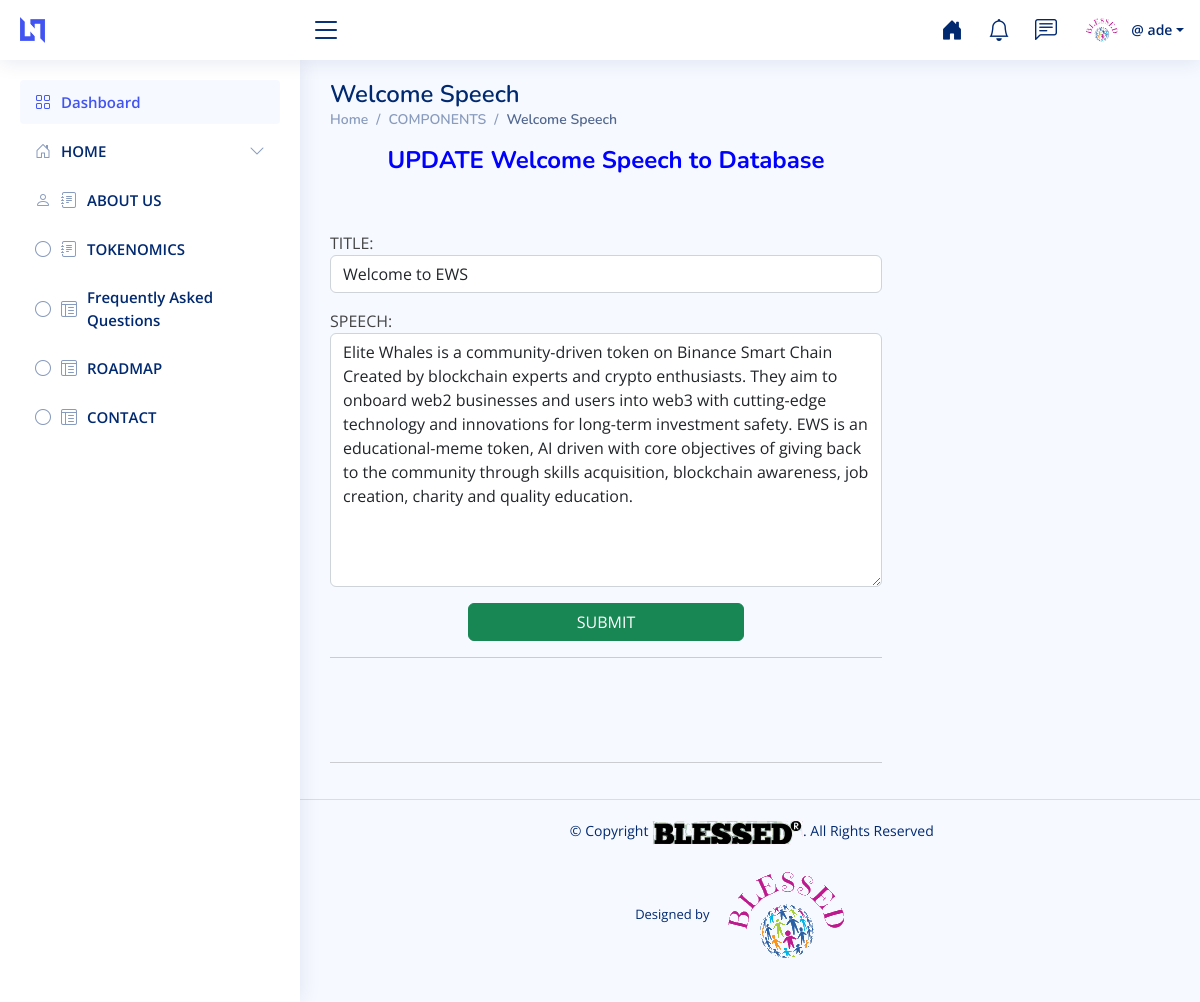
The app's page /update/Welcome/1 (signed in) with its own data.
### ews_app/models.py (models this page shows, shortened)
class Welcome(models.Model):
    wel_title = models.CharField('WELCOME SPEECH TITLE', max_length=77)
    wel_speech = models.TextField('WELCOME SPEECH')

### ews_app/views.py (the view)
# urls.py: path('update/Welcome/<str:pk>', views.UpdateWelcome, name='update_welcome'),
def UpdateWelcome(request, pk):
    speech = Welcome.objects.get(id=pk)
    form = HomeWelcomeForm(instance=speech)
    if request.method == 'POST':
        form = HomeWelcomeForm(request.POST, instance=speech)
        if form.is_valid():
            form.save()
            return redirect('ews_app:wl')
    context = {
        'speech': speech,
        'form': form,
    }
    return render(request, 'ews_app/update_welcome.html', context)

### ews_app/forms.py
class HomeWelcomeForm(ModelForm):
    class Meta:
        model = Welcome
        fields = ('__all__')
        labels = {
            'wel_title': 'TITLE',
            'wel_speech': 'SPEECH',
        }
        widgets = {
            'wel_title': forms.TextInput(attrs={'class': 'form-control', 'placeholder': 'Enter title Here'}),
            'wel_speech': forms.Textarea(attrs={'class': 'form-control', 'height': '100px'})
        }

### ews_app/templates/ews_app/update_welcome.html (shortened to what this page needs)
{% extends 'ews_app/base.html' %}
{% load static %}
{% block content %}
<main id="main" class="main">
    <div class="pagetitle">
      <h1>Welcome Speech</h1>
      <nav>
        <ol class="breadcrumb">
          <li class="breadcrumb-item"><a href="{% url 'ews_app:ad-hm' %}">Home</a></li>
          <li class="breadcrumb-item">COMPONENTS</li>
          <li class="breadcrumb-item active">Welcome Speech</li>
        </ol>
      </nav>
    </div>
    <section class="section">
        <div class="row">
            <div class="col-8">
                {% if user.is_authenticated %}
                <h4 class="text-center" style="color: blue; font-weight: 700;"> UPDATE Welcome Speech to Database</h4>
                    <br><br>
                    {% if submitted %}
                        The Match Venue was submitted Successfully
                    {% else %}
                        <form action="" method="POST">
                            {{ form.as_p }}
                        <center> <input type="submit" class="btn btn-success col-6 " value="SUBMIT"></center>
                        </form>
                        <hr>
                        <br><br><br>
                        <hr>
                    {% endif %}
                {% else %}
                <p>You are not allowed here</p>
            </div>
        {% endif %}
        </div>
    </section>
</main>
{% endblock content %}

### ews_app/templates/ews_app/header.html (shortened to what this page needs)
{% load static %}
  <header id="header" class="header fixed-top d-flex align-items-center">
    <div class="d-flex align-items-center justify-content-between">
      <a href="{% url 'ews_app:ad-hm' %}" class="logo d-flex align-items-center">
        <img src="assets/img/logo.png" alt="">
        <span class="d-none d-lg-block"><img src="" alt=""></span>
      </a>
      <i class="bi bi-list toggle-sidebar-btn"></i>
    </div>
    <nav class="header-nav ms-auto">
      <ul class="d-flex align-items-center">
        <li class="nav-item ">
          <a target="_blank" href="/" class="nav-link nav-icon">
            <i class="bi bi-house-door-fill"></i>
          </a>
        </li>
        <li class="nav-item dropdown">
          <a class="nav-link nav-icon" href="#" data-bs-toggle="dropdown">
            <i class="bi bi-bell"></i>
          </a>
        </li>
        <li class="nav-item dropdown">
          <a class="nav-link nav-icon" href="#" data-bs-toggle="dropdown">
            <i class="bi bi-chat-left-text"></i>
          </a>
        </li>
        <li class="nav-item dropdown pe-3">
          <a class="nav-link nav-profile d-flex align-items-center pe-0" href="#" data-bs-toggle="dropdown">
            {% if profile.profile_image %}
                <img src="{{ profile.profile_image.url }}" width="50" height="50" class=" rounded-circle" alt="{{ profile.user.username }}">
            {% else %}
                <img src="{% static 'images/78.png' %}" class="img-fluid rounded-start">
            {% endif %}
            <span class="d-none d-md-block dropdown-toggle ps-2">@ {{user}}</span>
          </a>
        </li>
      </ul>
    </nav>
  </header>

### static/adm/assets/css/style.css (style rules this page uses)
:root { scroll-behavior: smooth; }
body { font-family: "Open Sans", sans-serif; background: #f6f9ff; color: #444444; }
a { color: #4154f1; text-decoration: none; }
h1, h2, h3, h4, h5, h6 { font-family: "Nunito", sans-serif; }
#main { margin-top: 60px; padding: 20px 30px; transition: all 0.3s; }
.pagetitle { margin-bottom: 10px; }
.pagetitle h1 { font-size: 24px; margin-bottom: 0; font-weight: 600; color: #012970; }
.breadcrumb { font-size: 14px; font-family: "Nunito", sans-serif; color: #899bbd; font-weight: 600; }
.breadcrumb a { color: #899bbd; transition: 0.3s; }
.breadcrumb .breadcrumb-item::before { color: #899bbd; }
.breadcrumb .active { color: #51678f; font-weight: 600; }
.logo { line-height: 1; }
@media (min-width: 1200px) { .logo { width: 280px; } }
.logo img { max-height: 26px; margin-right: 6px; }
.logo span { font-size: 26px; font-weight: 700; color: #012970; font-family: "Nunito", sans-serif; }
.header { transition: all 0.5s; z-index: 997; height: 60px; box-shadow: 0px 2px 20px rgba(1, 41, 112, 0.1); background-color: #fff; padding-left: 20px; }
.header .toggle-sidebar-btn { font-size: 32px; padding-left: 10px; cursor: pointer; color: #012970; }
.header-nav ul { list-style: none; }
.header-nav>ul { margin: 0; padding: 0; }
.header-nav .nav-icon { font-size: 22px; color: #012970; margin-right: 25px; position: relative; }
.header-nav .nav-profile { color: #012970; }
.header-nav .nav-profile img { max-height: 36px; }
.header-nav .nav-profile span { font-size: 14px; font-weight: 600; }
@media (min-width: 1200px) { #main, #footer { margin-left: 300px; } }

### records on screen
Welcome: wel_title "Welcome to EWS", wel_speech "Elite Whales is a community-driven token on Binance Smart Chain Created by blockchain experts and crypto enthusiasts. They aim to onboard web2 businesses and users into web3 with cutting-edge technology and innovations for long-term investment safety. EWS is an educational-meme token, AI driven with core objectives of giving back to the community through skills acquisition, blockchain awareness, job creation, charity and quality education."

### other values on screen
{{ user }} "ade"
